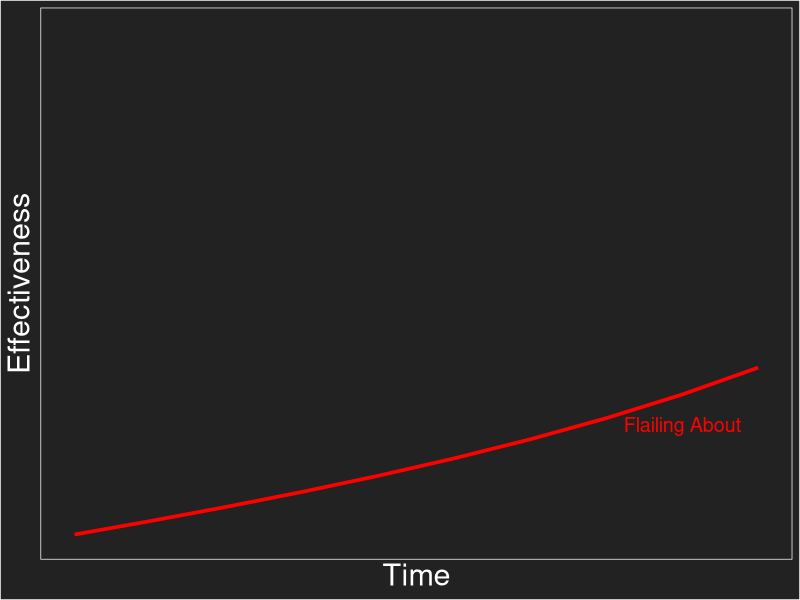
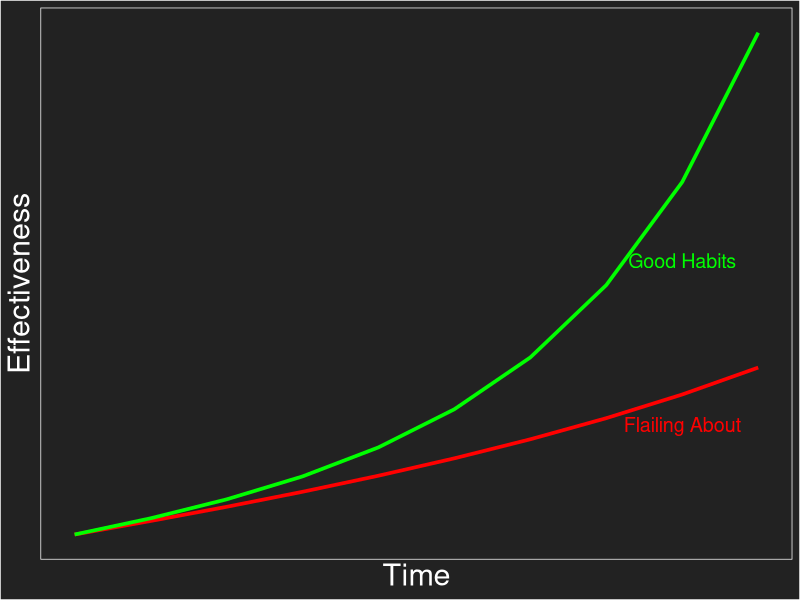

The R source for these figures, in order:
## ---- chunk 1
#knitr::opts_chunk$set(cache=TRUE)
library(ggplot2)
library(reshape2)
library(DiagrammeR)
## ---- chunk 2
gg_theme <- theme( axis.title = element_text(size = rel(2), color = "#FFFFFF")
                 , panel.grid.major = element_blank()
                 , panel.grid.minor = element_blank()
                 , axis.line = element_line(color = "#FFFFFF")
                 , panel.background = element_rect(fill = "#222222", color = "#FFFFFF")
                 , legend.background = element_rect(fill = "#222222")
                 , plot.background = element_rect(fill = "#222222")
                 , legend.key = element_rect(fill = "#222222")
                 )
## ---- chunk 3
why_bother <- data.frame( time = 1:10
                        , `Flailing About` = 2 + 1:10 + 1.25^(0:9)
                        , `Good Habits` = 2 + 1:10 + 1.5^(0:9)
                        , check.names = FALSE
                        )
why_bother <- melt( why_bother
                  , id.vars = "time"
                  )
why_bother$variable <- factor(why_bother$variable, levels=c("Good Habits", "Flailing About"))
## ---- chunk 4
( ggplot()
+ geom_line( data=subset(why_bother, variable=="Flailing About") 
           , aes(x=time, y=value), color="red", lwd=1.25
           )
+ geom_text( data=subset(why_bother, variable=="Flailing About" & time==9)
           , aes(x=time, y=value), color="red", size=rel(5), vjust=2.5, label="Flailing About"
           )
# + geom_line( data=subset(why_bother, variable=="Good Habits")
#            , aes(x=time, y=value), color="green", lwd=1.25
#            )
# + geom_text( data=subset(why_bother, variable=="Good Habits" & time==9)
#            , aes(x=time, y=value), color="green", size=rel(5), vjust=5.75, label="Good Habits"
#            )
+ scale_x_continuous("Time", breaks=NULL, labels=NULL)
+ scale_y_continuous("Effectiveness", breaks=NULL, labels=NULL, lim=range(why_bother$value))
+ gg_theme
)
## ---- chunk 5
( ggplot()
+ geom_line( data=subset(why_bother, variable=="Flailing About") 
           , aes(x=time, y=value), color="red", lwd=1.25
           )
+ geom_text( data=subset(why_bother, variable=="Flailing About" & time==9)
           , aes(x=time, y=value), color="red", size=rel(5), vjust=2.5, label="Flailing About"
           )
+ geom_line( data=subset(why_bother, variable=="Good Habits")
           , aes(x=time, y=value), color="green", lwd=1.25
           )
+ geom_text( data=subset(why_bother, variable=="Good Habits" & time==9)
           , aes(x=time, y=value), color="green", size=rel(5), vjust=5.75, label="Good Habits"
           )
+ scale_x_continuous("Time", breaks=NULL, labels=NULL)
+ scale_y_continuous("Effectiveness", breaks=NULL, labels=NULL)
+ gg_theme
)
## ---- chunk 6
grViz("
digraph{
    nodesep = .25
    ranksep = 0.1
    rankdir = LR
    bgcolor = '#222222'
    fontname = 'Helvetica'
    node [fontname='Helvetica']

    subgraph steps {
        rank = same
        node [shape='plaintext', fixedsize=TRUE, fontcolor='yellow', fontsize=12]
        edge [color='#FFFFFF']
        step1 [label='Prepare the new variables']
        step2 [label='Refit the model']
        step3 [label='Compare to previous results']
        step1 -> step2 -> step3
    }
}
")
## ---- chunk 7
grViz("
digraph{
    nodesep = .25
    ranksep = 0.1
    rankdir = LR
    bgcolor = '#222222'
    fontname = 'Helvetica'
    node [fontname='Helvetica']

    subgraph steps {
        rank = same
        node [shape='plaintext', fixedsize=TRUE, fontcolor='yellow', fontsize=12]
        edge [color='#FFFFFF']
        step1 [label='Prepare']
        step2 [label='Refit']
        step3 [label='Compare']
        step1 -> step2 -> step3
    }

    subgraph substeps {
        rank = same
        node [shape='plaintext', width=1.5, fixedsize=TRUE, fontcolor='#222222', fontsize=8]
        edge [arrowsize=0, penwidth=0]
        sub1 [label='&#8226; Derive new variables\\l\n&#8226; Append new variables\\l']
        sub2 [label='&#8226; Tune hyperparameters\\l\n&#8226; Save model(s)\\l']
        sub3 [label='&#8226; Calculate metrics\\l\n&#8226; Communicate\\l']
    }

    edge [arrowsize=0, penwidth=0]
    step1 -> sub1
    step2 -> sub2
    step3 -> sub3
}
")
## ---- chunk 8
grViz("
digraph{
    nodesep = .25
    ranksep = 0.1
    rankdir = LR
    bgcolor = '#222222'
    fontname = 'Helvetica'
    node [fontname='Helvetica']

    subgraph steps {
        rank = same
        node [shape='plaintext', fixedsize=TRUE, fontcolor='yellow', fontsize=12]
        edge [color='#FFFFFF']
        step1 [label='Prepare']
        step2 [label='Refit']
        step3 [label='Compare']
        step1 -> step2 -> step3
    }

    subgraph substeps {
        rank = same
        node [shape='plaintext', width=1.5, fixedsize=TRUE, fontcolor='#FFFFFF', fontsize=8]
        edge [arrowsize=0, penwidth=0]
        sub1 [label='&#8226; Derive new variables\\l\n&#8226; Append new variables\\l']
        sub2 [label='&#8226; Tune hyperparameters\\l\n&#8226; Save model(s)\\l']
        sub3 [label='&#8226; Calculate metrics\\l\n&#8226; Communicate\\l']
    }

    edge [arrowsize=0, penwidth=0]
    step1 -> sub1
    step2 -> sub2
    step3 -> sub3
}
")
## ---- chunk 9
grViz("
digraph{
    nodesep = .25
    ranksep = 0.1
    rankdir = LR
    bgcolor = '#222222'
    fontname = 'Helvetica'
    node [fontname='Helvetica']

    subgraph steps {
        rank = same
        node [shape='plaintext', fixedsize=TRUE, fontcolor='yellow', fontsize=12]
        edge [color='#FFFFFF']
        step1 [label='Prepare']
        step2 [label='Refit']
        step3 [label='Compare']
        step1 -> step2 -> step3
    }

    subgraph substeps {
        rank = same
        node [shape='plaintext', width=.8, fixedsize=TRUE, fontcolor='#FFFFFF', fontsize=8]
        edge [arrowsize=0, penwidth=0]
        sub1 [label='&#8226; Derive\\l\n&#8226; Append\\l']
        sub2 [label='&#8226; Tune\\l\n&#8226; Save\\l']
        sub3 [label='&#8226; Calculate\\l\n&#8226; Share\\l']
    }

    subgraph surprises {
        rank = same
        node [shape='plaintext', width=1.5, fixedsize=TRUE, fontcolor='#222222', fontsize=8]
        edge [arrowsize=0, penwidth=0]
        surprise1 [label='&#8226; Lots of missing values\\l\n&#8226; Low match rate\\l']
        surprise2 [label='&#8226; Failing to converge\\l\n&#8226; Script errors\\l']
        surprise3 [label='&#8226; Strange results\\l\n&#8226; Poor communication\\l']
    }

    edge [arrowsize=0, penwidth=0]
    step1 -> sub1 -> surprise1
    step2 -> sub2 -> surprise2
    step3 -> sub3 -> surprise3
}
")
## ---- chunk 10
grViz("
digraph{
    nodesep = .25
    ranksep = 0.1
    rankdir = LR
    bgcolor = '#222222'
    fontname = 'Helvetica'
    node [fontname='Helvetica']

    subgraph steps {
        rank = same
        node [shape='plaintext', fixedsize=TRUE, fontcolor='yellow', fontsize=12]
        edge [color='#FFFFFF']
        step1 [label='Prepare']
        step2 [label='Refit']
        step3 [label='Compare']
        step1 -> step2 -> step3
    }

    subgraph substeps {
        rank = same
        node [shape='plaintext', width=.8, fixedsize=TRUE, fontcolor='#FFFFFF', fontsize=8]
        edge [arrowsize=0, penwidth=0]
        sub1 [label='&#8226; Derive\\l\n&#8226; Append\\l']
        sub2 [label='&#8226; Tune\\l\n&#8226; Save\\l']
        sub3 [label='&#8226; Calculate\\l\n&#8226; Share\\l']
    }

    subgraph surprises {
        rank = same
        node [shape='plaintext', width=1.5, fixedsize=TRUE, fontcolor='red', fontsize=8]
        edge [arrowsize=0, penwidth=0]
        surprise1 [label='&#8226; Lots of missing values\\l\n&#8226; Low match rate\\l']
        surprise2 [label='&#8226; Failing to converge\\l\n&#8226; Script errors\\l']
        surprise3 [label='&#8226; Strange results\\l\n&#8226; Poor communication\\l']
    }

    edge [arrowsize=0, penwidth=0]
    step1 -> sub1 -> surprise1
    step2 -> sub2 -> surprise2
    step3 -> sub3 -> surprise3
}
")
## ---- chunk 11
grViz("
digraph{
    nodesep = .25
    ranksep = 0.1
    rankdir = LR
    bgcolor = '#222222'
    fontname = 'Helvetica'
    node [fontname='Helvetica']

    subgraph steps {
        rank = same
        node [shape='plaintext', fixedsize=TRUE, fontcolor='yellow', fontsize=12]
        edge [color='#FFFFFF']
        step1 [label='Identify data sources']
        step2 [label='Construct a data pipeline']
        step3 [label='Analyze the sentiment']
        step4 [label='Inform stakeholders']
        step1 -> step2 -> step3 -> step4
    }
}
")
## ---- chunk 12
grViz("
digraph{
    nodesep = .25
    ranksep = 0.1
    rankdir = LR
    bgcolor = '#222222'
    fontname = 'Helvetica'
    node [fontname='Helvetica']

    subgraph steps {
        rank = same
        node [shape='plaintext', fixedsize=TRUE, fontcolor='yellow', fontsize=12]
        edge [color='#FFFFFF']
        step1 [label='Identify']
        step2 [label='Construct']
        step3 [label='Analyze']
        step4 [label='Inform']
        step1 -> step2 -> step3 -> step4
    }

    subgraph substeps {
        rank = same
        node [shape='plaintext', width=1.75, fixedsize=TRUE, fontcolor='#222222', fontsize=8]
        edge [arrowsize=0, penwidth=0]
        sub1 [label='&#8226; Find sources\\l\n&#8226; Vet sources\\l']
        sub2 [label='&#8226; Select language(s)\\l\n&#8226; Retain old data?\\l']
        sub3 [label='&#8226; Pick metric(s)\\l']
        sub4 [label='&#8226; Create output (e.g. report)\\l']
    }

    edge [arrowsize=0, penwidth=0]
    step1 -> sub1
    step2 -> sub2
    step3 -> sub3
    step4 -> sub4
}
")
## ---- chunk 13
grViz("
digraph{
    nodesep = .25
    ranksep = 0.1
    rankdir = LR
    bgcolor = '#222222'
    fontname = 'Helvetica'
    node [fontname='Helvetica']

    subgraph steps {
        rank = same
        node [shape='plaintext', fixedsize=TRUE, fontcolor='yellow', fontsize=12]
        edge [color='#FFFFFF']
        step1 [label='Identify']
        step2 [label='Construct']
        step3 [label='Analyze']
        step4 [label='Inform']
        step1 -> step2 -> step3 -> step4
    }

    subgraph substeps {
        rank = same
        node [shape='plaintext', width=1.75, fixedsize=TRUE, fontcolor='#FFFFFF', fontsize=8]
        edge [arrowsize=0, penwidth=0]
        sub1 [label='&#8226; Find sources\\l\n&#8226; Vet sources\\l']
        sub2 [label='&#8226; Select language(s)\\l\n&#8226; Retain old data?\\l']
        sub3 [label='&#8226; Pick metric(s)\\l']
        sub4 [label='&#8226; Create output (e.g. report)\\l']
    }

    edge [arrowsize=0, penwidth=0]
    step1 -> sub1
    step2 -> sub2
    step3 -> sub3
    step4 -> sub4
}
")
## ---- chunk 14
grViz("
digraph{
    nodesep = .25
    ranksep = 0.1
    rankdir = LR
    bgcolor = '#222222'
    fontname = 'Helvetica'
    node [fontname='Helvetica']

    subgraph steps {
        rank = same
        node [shape='plaintext', fixedsize=TRUE, fontcolor='yellow', fontsize=12]
        edge [color='#FFFFFF']
        step1 [label='Identify']
        step2 [label='Construct']
        step3 [label='Analyze']
        step4 [label='Inform']
        step1 -> step2 -> step3 -> step4
    }

    subgraph substeps {
        rank = same
        node [shape='plaintext', width=1, fixedsize=TRUE, fontcolor='#FFFFFF', fontsize=8]
        edge [arrowsize=0, penwidth=0]
        sub1 [label='&#8226; Find\\l\n&#8226; Vet\\l']
        sub2 [label='&#8226; Language(s)\\l\n&#8226; Retain?\\l']
        sub3 [label='&#8226; Metric(s)\\l']
        sub4 [label='&#8226; Output\\l']
    }
    subgraph surprises {
        rank = same
        node [shape='plaintext', width=1.75, fixedsize=TRUE, fontcolor='#222222', fontsize=8]
        edge [arrowsize=0, penwidth=0]
        surprise1 [label='&#8226; Few quality sources\\l']
        surprise2 [label='&#8226; Languages disagree\\l']
        surprise3 [label='&#8226; No distinct results\\l']
        surprise4 [label='&#8226; Uninterpretable findings\\l']
    }

    edge [arrowsize=0, penwidth=0]
    step1 -> sub1 -> surprise1
    step2 -> sub2 -> surprise2
    step3 -> sub3 -> surprise3
    step4 -> sub4 -> surprise4
}
")
## ---- chunk 15
grViz("
digraph{
    nodesep = .25
    ranksep = 0.1
    rankdir = LR
    bgcolor = '#222222'
    fontname = 'Helvetica'
    node [fontname='Helvetica']

    subgraph steps {
        rank = same
        node [shape='plaintext', fixedsize=TRUE, fontcolor='yellow', fontsize=12]
        edge [color='#FFFFFF']
        step1 [label='Identify']
        step2 [label='Construct']
        step3 [label='Analyze']
        step4 [label='Inform']
        step1 -> step2 -> step3 -> step4
    }

    subgraph substeps {
        rank = same
        node [shape='plaintext', width=1, fixedsize=TRUE, fontcolor='#FFFFFF', fontsize=8]
        edge [arrowsize=0, penwidth=0]
        sub1 [label='&#8226; Find\\l\n&#8226; Vet\\l']
        sub2 [label='&#8226; Language(s)\\l\n&#8226; Retain?\\l']
        sub3 [label='&#8226; Metric(s)\\l']
        sub4 [label='&#8226; Output\\l']
    }
    subgraph surprises {
        rank = same
        node [shape='plaintext', width=1.75, fixedsize=TRUE, fontcolor='red', fontsize=8]
        edge [arrowsize=0, penwidth=0]
        surprise1 [label='&#8226; Few quality sources\\l']
        surprise2 [label='&#8226; Languages disagree\\l']
        surprise3 [label='&#8226; No distinct results\\l']
        surprise4 [label='&#8226; Uninterpretable findings\\l']
    }

    edge [arrowsize=0, penwidth=0]
    step1 -> sub1 -> surprise1
    step2 -> sub2 -> surprise2
    step3 -> sub3 -> surprise3
    step4 -> sub4 -> surprise4
}
")
